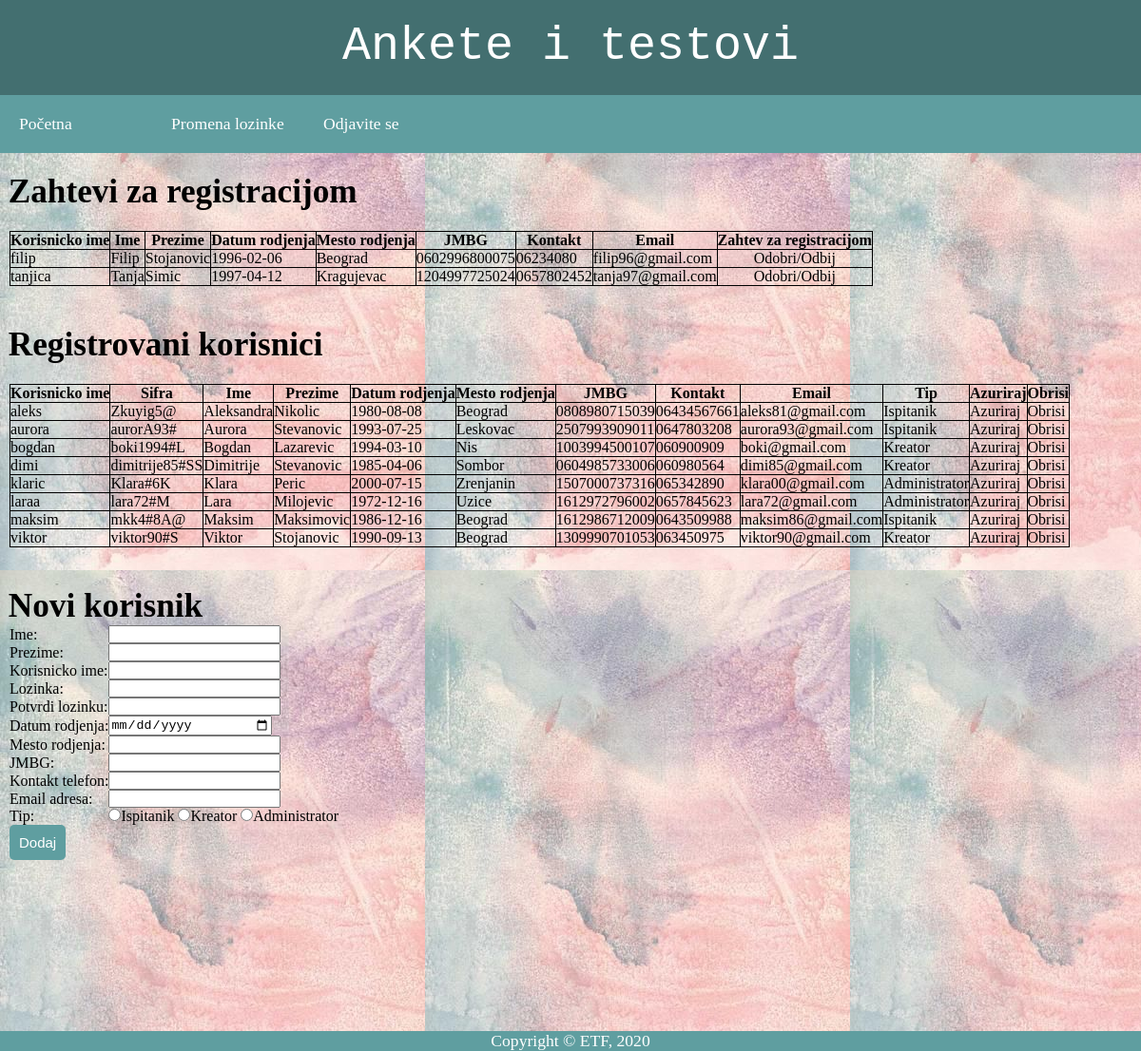
The app's page /admin.php with its own data.
### tables this page shows
CREATE TABLE IF NOT EXISTS `korisnik` (
  `username` varchar(16) NOT NULL,
  `password` varchar(16) NOT NULL,
  `ime` varchar(20) NOT NULL,
  `prezime` varchar(20) NOT NULL,
  `datumrodj` date NOT NULL,
  `mestorodj` varchar(32) NOT NULL,
  `jmbg` varchar(13) NOT NULL,
  `kontakt` varchar(15) NOT NULL,
  `eposta` varchar(64) NOT NULL,
  `tip` varchar(1) NOT NULL COMMENT 'I-ispitanik  K-kreator A-administrator',
  `registrovan` int(11) NOT NULL,
  PRIMARY KEY (`username`)
);

### admin.php (the view, shortened to what this page needs)
<?php
include_once("DB.inc.php");
include_once("header.inc.php");
include_once("menu2.inc.php");
?>
<html>
	<head>
	</head>
	<body>
		<br/>
		<h1>&nbsp;Zahtevi za registracijom</h1>
		<br/>
		<?php
		$upit = "SELECT * FROM korisnik WHERE registrovan=0";
		$rezultat = mysqli_query($konekcija, $upit)
			or die("Greska u upitu: " .mysqli_errno($konekcija));
		if (mysqli_num_rows($rezultat)==0) {
			echo "&nbsp;&nbsp;Trenutno nema zahteva za registracijom.";
		}
		else {
			?>
			<table style = "margin-left: 10px;">
				<tr>
					<th>Korisnicko ime</th>
					<th>Ime</th>
					<th>Prezime</th>
					<th>Datum rodjenja</th>
					<th>Mesto rodjenja</th>
					<th>JMBG</th>
					<th>Kontakt</th>
					<th>Email</th>
					<th>Zahtev za registracijom</th>
				</tr>
			<?php
			while ($niz = mysqli_fetch_array($rezultat)) {
				?>
				<tr>
					<td><?php echo $niz['username'];?></td>
					<td><?php echo $niz['ime'];?></td>
					<td><?php echo $niz['prezime'];?></td>
					<td><?php echo $niz['datumrodj'];?></td>
					<td><?php echo $niz['mestorodj'];?></td>
					<td><?php echo $niz['jmbg'];?></td>
					<td><?php echo $niz['kontakt'];?></td>
					<td><?php echo $niz['eposta'];?></td>
					<td align="center">
						<a href = "odobriti.php?user=<?php echo $niz['username'];?>">Odobri</a>/<a href = "odbiti.php?user=<?php echo $niz['username'];?>">Odbij</a>
					</td>
				</tr>
				<?php
			}
			?>
			</table>
			<?php
		}
		?>
		<br/><br/>
		<h1>&nbsp;Registrovani korisnici</h1>
		<br/>
		<?php
		$upit = "SELECT * FROM korisnik WHERE registrovan=1";
		$rezultat = mysqli_query($konekcija, $upit)
			or die("Greska u upitu: " .mysqli_errno($konekcija));
		if (mysqli_num_rows($rezultat)>0) {
			?>
			<table style = "margin-left: 10px;">
				<tr>
					<th>Korisnicko ime</th>
					<th>Sifra</th>
					<th>Ime</th>
					<th>Prezime</th>
					<th>Datum rodjenja</th>
					<th>Mesto rodjenja</th>
					<th>JMBG</th>
					<th>Kontakt</th>
					<th>Email</th>
					<th>Tip</th>
					<th>Azuriraj</th>
					<th>Obrisi</th>
				</tr>
			<?php
			while ($niz = mysqli_fetch_array($rezultat)) {
				?>
				<tr>
					<td><?php echo $niz["username"];?></td>
					<td><?php echo $niz["password"];?></td>
					<td><?php echo $niz["ime"];?></td>
					<td><?php echo $niz["prezime"];?></td>
					<td><?php echo $niz["datumrodj"];?></td>
					<td><?php echo $niz["mestorodj"];?></td>
					<td><?php echo $niz["jmbg"];?></td>
					<td><?php echo $niz["kontakt"];?></td>
					<td><?php echo $niz["eposta"];?></td>
					<td>
						<?php
						if ($niz["tip"] == "I") {
							echo "Ispitanik";
						}
						else if ($niz["tip"] == "K") {
							echo "Kreator";
						}
						else if ($niz["tip"] == "A") {
							echo "Administrator";
						}
						?>
					</td>
					<td><a href = "azuriraj.php?user=<?php echo $niz["username"];?>">Azuriraj</td>
					<td><a href = "brisanje.php?user=<?php echo $niz["username"];?>">Obrisi</td>
				</tr>
				<?php
			}
			?>
			</table>
			<?php
		}
		?>
		<br/><br/>
		<div class = "novi">
		<h1>&nbsp;Novi korisnik</h1>
		<form method = "POST" action = "<?php echo $_SERVER['PHP_SELF'];?>">
			<table style = "margin-left: 10px;">
				<tr>
					<td>Ime:</td>
					<td>
						<input type = "text" name = "ime" value = "<?php if (isset($_POST["ime"]) && !empty($_POST["ime"])) echo $_POST["ime"];?>" required>
					</td>
				</tr>
				<tr>
					<td>Prezime:</td>
					<td>
						<input type = "text" name = "prezime" value = "<?php if (isset($_POST["prezime"]) && !empty($_POST["prezime"])) echo $_POST["prezime"];?>" required>
					</td>
				</tr>
				<tr>
					<td>Korisnicko ime:</td>
					<td>
						<input type = "text" name = "user" required>
					</td>
				</tr>
				<tr>
					<td>Lozinka:</td>
					<td>
						<input type = "password" name = "lozinka1" id = "lozinka1" value = "<?php if (isset($_POST["lozinka1"]) && !empty($_POST["lozinka1"])) echo $_POST["lozinka1"];?>" id = "lozinka1" required>
					</td>
				</tr>
				<tr>
					<td>Potvrdi lozinku:</td>
					<td>
						<input type = "password" name = "lozinka2" id = "lozinka2" value = "<?php if (isset($_POST["lozinka2"]) && !empty($_POST["lozinka2"])) echo $_POST["lozinka2"];?>" id = "lozinka2" required>
					</td>
				</tr>
				<tr>
					<td>Datum rodjenja:</td>
					<td>
						<input type = "date" style = "width:172px;" name = "datum" id = "datum" value = "<?php if (isset($_POST["datum"]) && !empty($_POST["datum"])) echo $_POST["datum"];?>" required>
					</td>
				</tr>
				<tr>
					<td>Mesto rodjenja:</td>
					<td>
						<input type = "text" name = "mesto" value = "<?php if (isset($_POST["mesto"]) && !empty($_POST["mesto"])) echo $_POST["mesto"];?>" required>
					</td>
				</tr>
				<tr>
					<td>JMBG:</td>
					<td>
						<input type = "text" name = "jmbg" id = "jmbg" value = "<?php if (isset($_POST["jmbg"]) && !empty($_POST["jmbg"])) echo $_POST["jmbg"];?>" required>
					</td>
				</tr>
				<tr>
					<td>Kontakt telefon:</td>
					<td>
						<input type = "text" name = "telefon" value = "<?php if (isset($_POST["telefon"]) && !empty($_POST["telefon"])) echo $_POST["telefon"];?>" required>
					</td>
				</tr>
				<tr>
					<td>Email adresa:</td>
					<td>
						<input type = "text" name = "email" value = "<?php if (isset($_POST["email"]) && !empty($_POST["email"])) echo $_POST["email"];?>" required>
					</td>
				</tr>
				<tr>
					<td>Tip:</td>
					<td>
						<input type = "radio" name = "tip" value = "I" <?php if (isset($_POST['tip']) && $_POST['tip']=='I') echo "checked";?>>Ispitanik
						<input type = "radio" name = "tip" value = "K" <?php if (isset($_POST['tip']) && $_POST['tip']=='K') echo "checked";?>>Kreator
						<input type = "radio" name = "tip" value = "A" <?php if (isset($_POST['tip']) && $_POST['tip']=='A') echo "checked";?>>Administrator
					</td>
				</tr>
				<tr>
					<td colspan = '2'>
					<button type = 'submit' class = 'btn' name = 'dodaj' onClick = "provera();">Dodaj</button>
					</td>
				</tr>
			</table>
		</form>
		</div>
	</body>
</html>
<?php
include_once('footer.inc.php');
?>

### header.inc.php (shortened to what this page needs)
<html>
	<head>
	</head>
	<body>
		<div id = "header">
			<span style = 'position:relative;top:20px;'>Ankete i testovi</span>
		</div>
	</body>
</html>

### menu2.inc.php (shortened to what this page needs)
<html>
	<head>
		<link rel = "stylesheet">
	</head>
	<body>
		<div class = "menu">
			<ul>
				<li><a href = "admin.php">Početna</a></li>
				<li><a href = "passchange2.php">Promena lozinke</a></li>
				<li><a href = "odjava.php">Odjavite se</a></li>
			</ul>
		</div>
	</body>
</html>

### footer.inc.php
<div style = "background-color: #5F9EA0; color: white; text-align:center; font-family: Georgia, serif; position: relative; bottom: -180px; width:100%;"><center>Copyright &copy ETF, 2020</center></div>

### header.inc.php (style rules this page uses)
#header { width: 100%; height: 100px; background-color: #436f70; text-align: center; font-size: 50px; color: white; font-family: "Courier New", Courier, monospace; }

### menu2.inc.php (style rules this page uses)
* { padding: 0; margin: 0; }
body { font-family: sans-serif; }
.menu { background: #5F9EA0; text-align:left; }
.menu ul { display: inline-flex; list-style: none; color: #fff; }
.menu ul li { width: 120px; margin: 10px; padding: 10px; }
.menu ul li a { text-decoration: none; color: white; }

### admin.php (style rules this page uses)
body { font-size: 110%; margin: 0; padding: 0; background: url('pozadina1.jpg'); font-family: Georgia, serif; }
table, th, td { border: 1px solid black; border-collapse: collapse; }
a { text-decoration: none; color: black; }
.btn { padding: 10px; font-size: 15px; color: white; background: #5F9EA0; border: none; border-radius: 5px; }
.novi td { border: none; }
.novi table { border: none; }

### records on screen
korisnik: username "filip", ime "Filip", prezime "Stojanovic", datumrodj "1996-02-06", mestorodj "Beograd", jmbg "0602996800075", kontakt "06234080", eposta "filip96@gmail.com"
korisnik: username "tanjica", ime "Tanja", prezime "Simic", datumrodj "1997-04-12", mestorodj "Kragujevac", jmbg "1204997725024", kontakt "0657802452", eposta "tanja97@gmail.com"
korisnik: username "aleks", password "Zkuyig5@", ime "Aleksandra", prezime "Nikolic", datumrodj "1980-08-08", mestorodj "Beograd", jmbg "0808980715039", kontakt "06434567661", eposta "aleks81@gmail.com", tip "Ispitanik"
korisnik: username "aurora", password "aurorA93#", ime "Aurora", prezime "Stevanovic", datumrodj "1993-07-25", mestorodj "Leskovac", jmbg "2507993909011", kontakt "0647803208", eposta "aurora93@gmail.com", tip "Ispitanik"
korisnik: username "bogdan", password "boki1994#L", ime "Bogdan", prezime "Lazarevic", datumrodj "1994-03-10", mestorodj "Nis", jmbg "1003994500107", kontakt "060900909", eposta "boki@gmail.com", tip "Kreator"
korisnik: username "dimi", password "dimitrije85#SS", ime "Dimitrije", prezime "Stevanovic", datumrodj "1985-04-06", mestorodj "Sombor", jmbg "0604985733006", kontakt "060980564", eposta "dimi85@gmail.com", tip "Kreator"
korisnik: username "klaric", password "Klara#6K", ime "Klara", prezime "Peric", datumrodj "2000-07-15", mestorodj "Zrenjanin", jmbg "1507000737316", kontakt "065342890", eposta "klara00@gmail.com", tip "Administrator"
korisnik: username "laraa", password "lara72#M", ime "Lara", prezime "Milojevic", datumrodj "1972-12-16", mestorodj "Uzice", jmbg "1612972796002", kontakt "0657845623", eposta "lara72@gmail.com", tip "Administrator"
korisnik: username "maksim", password "mkk4#8A@", ime "Maksim", prezime "Maksimovic", datumrodj "1986-12-16", mestorodj "Beograd", jmbg "1612986712009", kontakt "0643509988", eposta "maksim86@gmail.com", tip "Ispitanik"
korisnik: username "viktor", password "viktor90#S", ime "Viktor", prezime "Stojanovic", datumrodj "1990-09-13", mestorodj "Beograd", jmbg "1309990701053", kontakt "063450975", eposta "viktor90@gmail.com", tip "Kreator"
